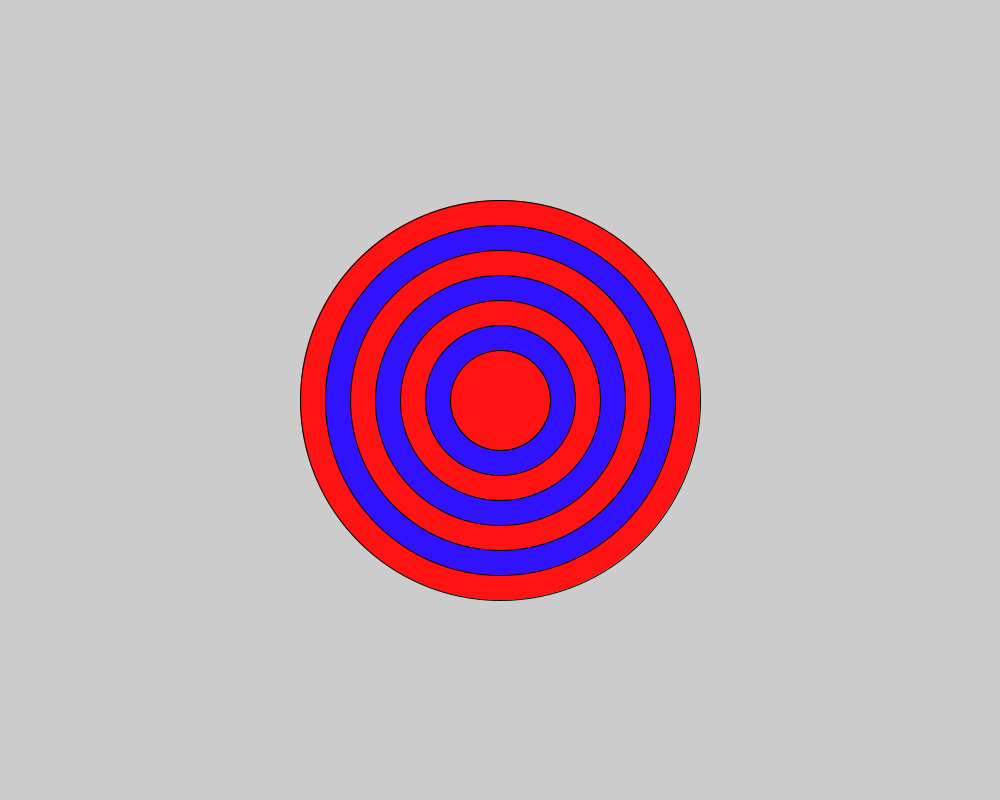
Frame 1 (no input)
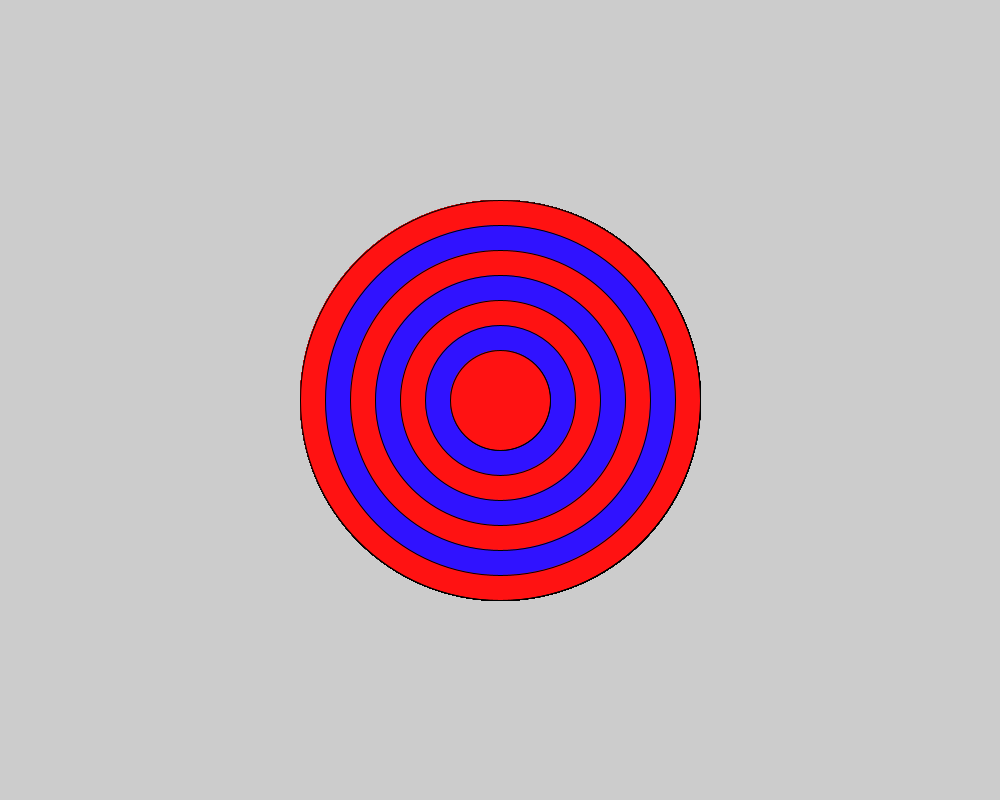
Frame 60 (the mouse pressed at the canvas centre just before this capture)
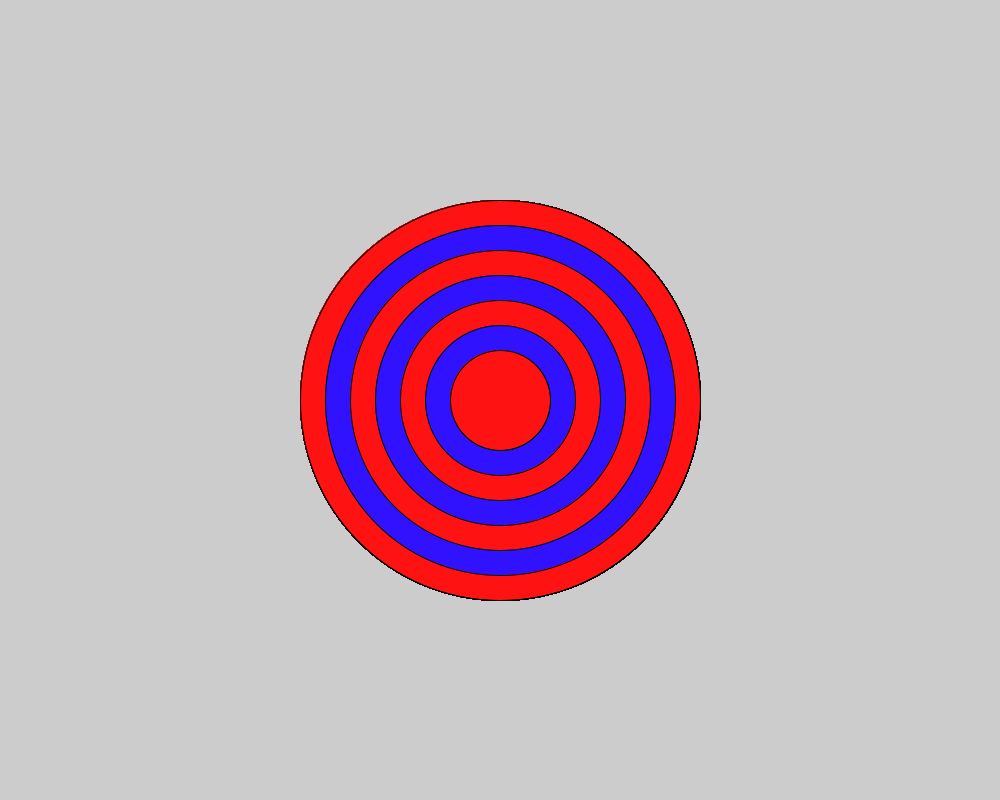
Frame 120 (the mouse held since frame 60 and released just before this capture)

The Processing sketch that drew these frames (run headless with seeded random() and noise(); from frame 60 on, the mouse is pressed at the canvas centre):

// Processing sketch: bullseye
// ── bullseye.pde

    void setup(){
        size(1000,800);
        
    }
    void draw(){
      int r =400;
      
     for (int i = 0; i < 11; i++) {
       if (i % 2 == 0) {
          
            fill(#FF1212);
         ellipse(500,400,r,r);
     r-=50;
    }
    else {
     
       fill(#3012FF);
       ellipse(500,400,r,r);
      r-=50;
    }
    
    
    
    
    
    
    
    
    
    
    
    
    
    
    
    
    }
                   
                   
                   
                   
                   
                   
    }
